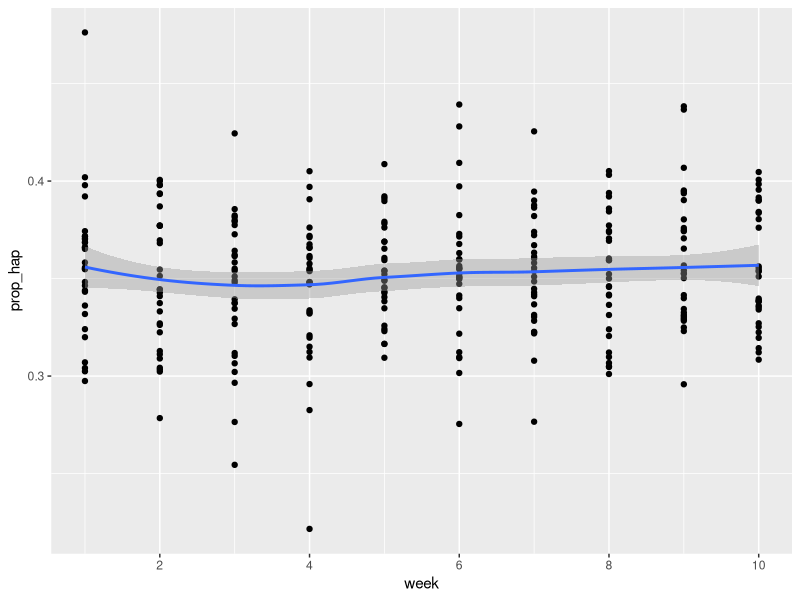
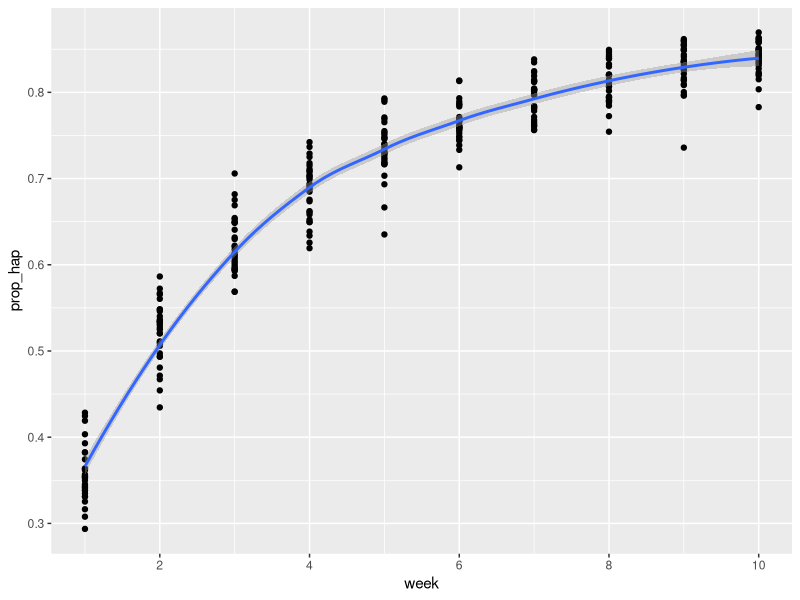

The R script that drew these images, in order: (Note: this script raises an error after producing the figures.)
## ---- chunk 1
library(stringi)
library(dplyr)
library(tidytext)
library(ggplot2)
library(scales)
## ---- chunk 2
## Varying total happy word numbers example

lipsum_text <- data.frame(text = stri_rand_lipsum(5000, start_lipsum = TRUE))

lipsum_text$happyn <- as.character("")
lipsum_text$happyu <- as.character("")
lipsum_text$happyd <- as.character("")

lipsum_text$week <- as.integer(rep(seq.int(1:10), 5000/10))
lipsum_text$student <- sample(1:30,5000, replace = T)

for(i in 1:nrow(lipsum_text)) {
  week <- lipsum_text[i,5]
  happyn <- paste(rep("happy", times = sample(1:100, 1)), collapse = " ")
  happyu <- paste(rep("happy", times = sample(1:100, 1)*week), collapse = " ")
  happyd <- paste(rep("happy", times = sample(1:100, 1)*1/week), collapse = " ")
  lipsum_text[i, 2] <- happyn
  lipsum_text[i, 3] <- happyu
  lipsum_text[i, 4] <- happyd
}

lipsum_text$happyn <- paste(lipsum_text$text, lipsum_text$happyn)
lipsum_text$happyu <- paste(lipsum_text$text, lipsum_text$happyu)
lipsum_text$happyd <- paste(lipsum_text$text, lipsum_text$happyd)

happyn <- lipsum_text %>% 
  select(happyn, week, student) %>%
  unnest_tokens(word, happyn) %>%
  group_by(week, student) 
happyu <- lipsum_text %>% 
  select(happyu, week, student) %>%
  unnest_tokens(word, happyu) %>%
  group_by(week, student) 
happyd <- lipsum_text %>% 
  select(happyd, week, student) %>%
  unnest_tokens(word, happyd) %>%
  group_by(week, student)

happyn$happy <- as.integer(grepl("happy", x = happyn$word))
happyu$happy <- as.integer(grepl("happy", x = happyu$word))
happyd$happy <- as.integer(grepl("happy", x = happyd$word))

happys <- list(happyn, happyu, happyd)

## ---- chunk 3
head(happyn)
## ---- chunk 4
head(happyu)
## ---- chunk 5
head(happyd)
## ---- chunk 6
happyn %>%
  group_by(week, student) %>%
  mutate(index_total = n()) %>%
  filter(happy == 1) %>%
  summarise(
    sum_hap = sum(happy),
    index_total = index_total,
    prop_hap = sum_hap / index_total
  ) %>%
  distinct() %>%
  ggplot() +
  geom_point(aes(week, prop_hap)) +
  geom_smooth(aes(week, prop_hap)) +
  scale_x_continuous(breaks = pretty_breaks())
## ---- chunk 7
happyu %>%
  group_by(week, student) %>%
  mutate(index_total = n()) %>%
  filter(happy == 1) %>%
  summarise(
    sum_hap = sum(happy),
    index_total = index_total,
    prop_hap = sum_hap / index_total
  ) %>%
  distinct() %>%
  ggplot() +
  geom_point(aes(week, prop_hap)) +
  geom_smooth(aes(week, prop_hap)) +
  scale_x_continuous(breaks = pretty_breaks())
## ---- chunk 8
happyd %>%
  group_by(week, student) %>%
  mutate(index_total = n()) %>%
  filter(happy == 1) %>%
  summarise(
    sum_hap = sum(happy),
    index_total = index_total,
    prop_hap = sum_hap / index_total
  ) %>%
  distinct() %>%
  ggplot() +
  geom_point(aes(week, prop_hap)) +
  geom_smooth(aes(week, prop_hap)) +
  scale_x_continuous(breaks = pretty_breaks())
## ---- chunk 9
lipsum_text$lipsumn <- as.character("")
lipsum_text$lipsumu <- as.character("")
lipsum_text$lipsumd <- as.character("")

for(i in 1:nrow(lipsum_text)) {
  week <- lipsum_text[i,5]
  lipsumn <- paste(rep(stri_rand_lipsum(1, start_lipsum = TRUE), 
                       times = 1), collapse = " ")
  lipsumu <- paste(rep(stri_rand_lipsum(1, start_lipsum = TRUE), 
                       times = sample(1:10,1)*week), collapse = " ")
  lipsumd <- paste(rep(stri_rand_lipsum(1, start_lipsum = TRUE), 
                       times = sample(1:10,1)*1/week), collapse = " ")
  lipsum_text[i, 7] <- lipsumn
  lipsum_text[i, 8] <- lipsumu
  lipsum_text[i, 9] <- lipsumd
}

lipsum_text$happylipsumn <- paste(lipsum_text$lipsumn, lipsum_text$happyn)
lipsum_text$happylipsumu <- paste(lipsum_text$lipsumu, lipsum_text$happyn)
lipsum_text$happylipsumd <- paste(lipsum_text$lipsumd, lipsum_text$happyn)

happylipsumn <- lipsum_text %>% 
  select(happylipsumn, week, student) %>%
  unnest_tokens(word, happylipsumn) %>%
  group_by(week, student) 
happylipsumu <- lipsum_text %>% 
  select(happylipsumu, week, student) %>%
  unnest_tokens(word, happylipsumu) %>%
  group_by(week, student) 
happylipsumd <- lipsum_text %>% 
  select(happylipsumd, week, student) %>%
  unnest_tokens(word, happylipsumd) %>%
  group_by(week, student) 

happylipsumn$happy <- as.integer(grepl("happy", x = happylipsumn$word))
happylipsumu$happy <- as.integer(grepl("happy", x = happylipsumu$word))
happylipsumd$happy <- as.integer(grepl("happy", x = happylipsumd$word))

lipsums <- list(happylipsumn, happylipsumu, happylipsumd)

## ---- chunk 10
head(happylipsumn)

head(happylipsumu)

head(happylipsumd)
## ---- chunk 11

library(gridExtra)

plots=list()

for (i in seq_along(lipsums)) {
  
  lipsum <- lipsums[[i]]
  
  plots[[i]] <- lipsum %>%
    group_by(week, student) %>%
    mutate(index_total = n()) %>%
    filter(happy==1) %>%
    summarise(sum_hap = sum(happy),
              index_total = index_total,
              prop_hap = sum_hap/index_total) %>%
    distinct() %>%
    ggplot() +
    geom_point(aes(week, prop_hap)) +
    geom_smooth(aes(week, prop_hap)) +
    scale_x_continuous(breaks= pretty_breaks()) +
      theme(axis.text.y=element_text(size=20),
            axis.text.x=element_text(size=20),
            axis.title.x=element_text(size=20, face="bold"),
            axis.title.y=element_text(size=20, face="bold"))
}

do.call("grid.arrange", c(plots, ncol = 2))
